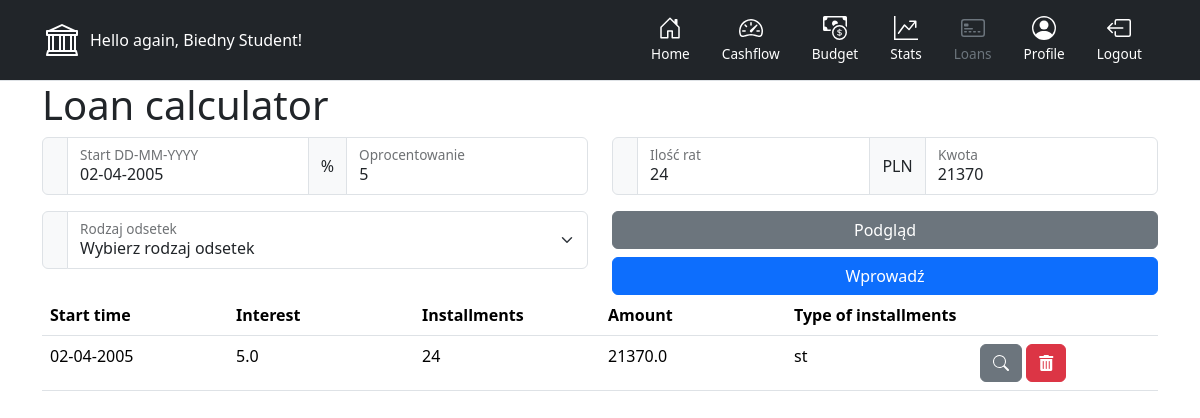
/loans (signed in), run on an earlier commit of the app's database.
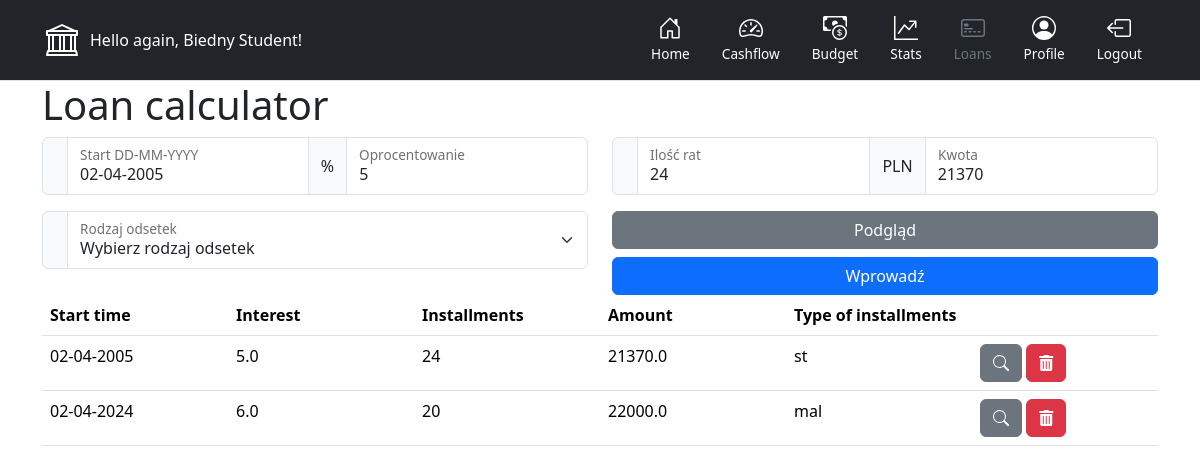
And on a later commit of the database.
### main.py (models this page shows)
class User(UserMixin, db.Model):
    __tablename__ = "users"
    id = db.Column(db.Integer, primary_key=True)
    email = db.Column(db.String(100), unique=True)
    password = db.Column(db.String(100))
    name = db.Column(db.String(1000))
    current_period = db.Column(db.Integer, default=4)

class Loans(db.Model):
    __tablename__ = 'loans'
    loan_id = db.Column(db.Integer, primary_key=True)
    user_id = db.Column(db.Integer)
    start_date = db.Column(db.String(12))
    interest = db.Column(db.Float)
    amount_of_installments = db.Column(db.Integer)
    loan_value = db.Column(db.Float)
    type = db.Column(db.String(5))

### main.py (the view, shortened to what this page needs)
@app.route('/loans', methods=['GET', 'POST'])
def loans():
    result = db.session.execute(
        db.select(Loans).where(Loans.user_id == current_user.id))
    data = result.fetchall()
    return render_template('loans.html', user=current_user, current_page='loans.html', data=data)

### main.py (called while the page is built)
@login_manager.user_loader
def load_user(user_id):
    return db.get_or_404(User, user_id)

### templates/loans.html (shortened to what this page needs)
{% include "header.html" %}
<div class="container">
  <h1>Loan calculator</h1>
  <div class="row">
    <div class="col-md-6">
      <div class="input-group mb-3">
        <span class="input-group-text"></span>
        <div class="form-floating">
          <input
            type="text"
            class="form-control"
            id="floatingInputGroup4"
            placeholder="Start DD-MM-YYYY"
            value="02-04-2005"
          />
          <label for="floatingInputGroup4">Start DD-MM-YYYY</label>
        </div>
        <span class="input-group-text">%</span>
        <div class="form-floating">
          <input
            type="text"
            class="form-control"
            id="floatingInputGroup3"
            placeholder="Oprocentowanie"
            value="5"
          />
          <label for="floatingInputGroup3">Oprocentowanie</label>
        </div>
      </div>
    </div>
    <div class="col-md-6">
      <div class="input-group mb-3">
        <span class="input-group-text"></span>
        <div class="form-floating">
          <input
            type="text"
            class="form-control"
            id="floatingInputGroup2"
            placeholder="Ilość rat"
            value="24"
          />
          <label for="floatingInputGroup2">Ilość rat</label>
        </div>
        <span class="input-group-text">PLN</span>
        <div class="form-floating">
          <input
            type="text"
            class="form-control"
            id="floatingInputGroup1"
            placeholder="Kwota"
            value="21370"
          />
          <label for="floatingInputGroup1">Kwota</label>
        </div>
      </div>
    </div>
  </div>
  <div class="row">
    <div class="col-md-6">
      <div class="input-group mb-3">
        <span class="input-group-text"></span>
        <div class="form-floating">
          <select class="form-select" id="floatingInputGroup5">
            <option selected disabled>Wybierz rodzaj odsetek</option>
          </select>
          <label for="floatingInputGroup5">Rodzaj odsetek</label>
        </div>
      </div>
    </div>
    <div class="col-md-6">
      <div class="d-grid gap-2">
        <button type="button" class="btn btn-secondary">Podgląd</button>
        <button type="button" id="insercik" class="btn btn-primary">
          Wprowadź
        </button>
      </div>
    </div>
  </div>
  <div id="table" class="table-editable">
    <table id="loansTable" class="table" style="table-layout: fixed">
      <thead>
        <tr>
          <th>Start time</th>
          <th>Interest</th>
          <th>Installments</th>
          <th>Amount</th>
          <th>Type of installments</th>
          <th></th>
        </tr>
      </thead>
      <tbody>
        {% for value in data %}
        <tr>
    <td id="1" contenteditable="false">{{value[0].start_date}}</td>
    <td id="2" contenteditable="false">{{value[0].interest}}</td>
    <td id="3" contenteditable="false">{{value[0].amount_of_installments}}</td>
    <td id="4" contenteditable="false">{{value[0].loan_value}}</td>
    <td id="5" contenteditable="false">{{value[0].type}}</td>
    <td>
        <button class="table-lookup btn btn-secondary" aria-label="Lookup" data-id="{{value[0].loan_id}}">
            <i class="fa-solid fa-magnifying-glass"><svg xmlns="http://www.w3.org/2000/svg" width="16" height="16" fill="currentColor" class="bi bi-search" viewBox="0 0 16 16">
          <path d="M11.742 10.344a6.5 6.5 0 1 0-1.397 1.398h-.001q.044.06.098.115l3.85 3.85a1 1 0 0 0 1.415-1.414l-3.85-3.85a1 1 0 0 0-.115-.1zM12 6.5a5.5 5.5 0 1 1-11 0 5.5 5.5 0 0 1 11 0"/>
        </svg></i>
        </button>
        <button class="table-remove btn btn-danger" aria-label="Remove Row" data-id="{{value[0].loan_id}}">
            <i class="fas fa-trash-alt" ></i>
        </button>
    </td>
</tr>
        {% endfor %}
      </tbody>
    </table>
  </div>
  {% include "footer.html" %}

### templates/header.html (shortened to what this page needs)
<!doctype html>
<html lang="en" data-bs-theme="auto">
  <head>
  <link href="https://cdnjs.cloudflare.com/ajax/libs/font-awesome/5.15.4/css/all.min.css" rel="stylesheet">
    <link href="../static/css/bootstrap.min.css" rel="stylesheet">
    <link href="../static/css/headers.css" rel="stylesheet" >
  </head>
  <body>
<main>
  <header>
    <div class="px-3 py-2 text-bg-dark border-bottom">
      <div class="container">
        <div class="d-flex flex-wrap align-items-center justify-content-center justify-content-lg-start">
          <a href="/" class="d-flex align-items-center my-2 my-lg-0 me-lg-auto text-white text-decoration-none">
            <svg class="bi me-2" width="40" height="32" role="img" aria-label="Bootstrap"><use xlink:href="#bank"/></svg>
            {% if user.is_authenticated: %}
            Hello again, {{user.name}}!
            {% else %}
            Not logged in
            {% endif %}
          </a>
          <ul class="nav col-12 col-lg-auto my-2 justify-content-center my-md-0 text-small">
            <li>
              {% if current_page == 'index.html' %}
              <a href="{{ url_for('main')}}" class="nav-link text-secondary">
                {% else %}
                <a href="{{ url_for('main')}}" class="nav-link text-white">
                {% endif %}
                <svg class="bi d-block mx-auto mb-1" width="24" height="24"><use xlink:href="#home"/></svg>
                Home
              </a>
            </li>
            {% if user.is_authenticated: %}
            <li>
              {% if current_page == 'cashflow.html' %}
                <a href="{{ url_for('cashflow')}}" class="nav-link text-secondary">
                {% else %}
                <a href="{{ url_for('cashflow')}}" class="nav-link text-white">
                  {% endif %}
                <svg class="bi d-block mx-auto mb-1" width="24" height="24"><use xlink:href="#speedometer2"/></svg>
                Cashflow
              </a>
            </li>
            <li>
              {% if current_page == 'budget.html' %}
              <a href="{{ url_for('budget')}}" class="nav-link text-secondary">
                {% else %}
                <a href="{{ url_for('budget')}}" class="nav-link text-white">
                  {% endif %}
                <svg class="bi d-block mx-auto mb-1" width="24" height="24"><use xlink:href="#cash-coin"/></svg>
                Budget
              </a>
            </li>
            <li>
              {% if current_page == 'stats.html' %}
              <a href="{{ url_for('stats')}}" class="nav-link text-secondary">
                {% else %}
                <a href="{{ url_for('stats')}}" class="nav-link text-white">
                  {% endif %}
                <svg class="bi d-block mx-auto mb-1" width="24" height="24"><use xlink:href="#graph"/></svg>
                Stats
              </a>
            </li>
            <li>
              {% if current_page == 'loans.html' %}
              <a href="{{ url_for('loans')}}" class="nav-link text-secondary">
                {% else %}
                <a href="{{ url_for('loans')}}" class="nav-link text-white">
                  {% endif %}
                <svg class="bi d-block mx-auto mb-1" width="24" height="24"><use xlink:href="#credit"/></svg>
                Loans
              </a>
            </li>
            <li>
              {% if current_page == 'profile.html' %}
                <a href="{{ url_for('profile')}}" class="nav-link text-secondary">
                {% else %}
                <a href="{{ url_for('profile')}}" class="nav-link text-white">
                  {% endif %}
                <svg class="bi d-block mx-auto mb-1" width="24" height="24"><use xlink:href="#people-circle"/></svg>
                Profile
              </a>
            </li>
            {% endif %}
            {% if user.is_authenticated: %}
            <li>
              <a href="{{ url_for('logout')}}" class="nav-link text-white">
                <svg class="bi d-block mx-auto mb-1" width="24" height="24"><use xlink:href="#box-arrow-left"/></svg>
                Logout
              </a>
            </li>
            {% endif %}
          </ul>
        </div>
      </div>
    </div>
  </header>
</main>

### templates/footer.html
    </body>
</html>

### static/css/headers.css (style rules this page uses)
.text-small { font-size: 85%; }
.bi { vertical-align: -.125em; fill: currentColor; }

What changed in the data, as far as the page shows it:
added Loans: start_date "02-04-2024", interest "6.0", amount_of_installments "20", loan_value "22000.0", type "mal"
